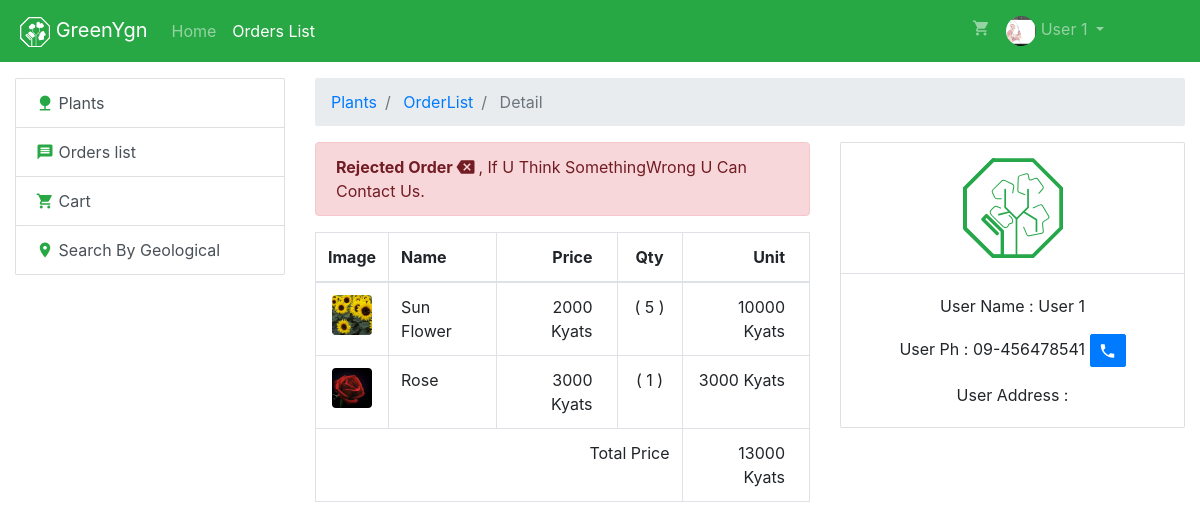
The app's page /users/orderlist/detail.php?id=1 (signed in), older data.
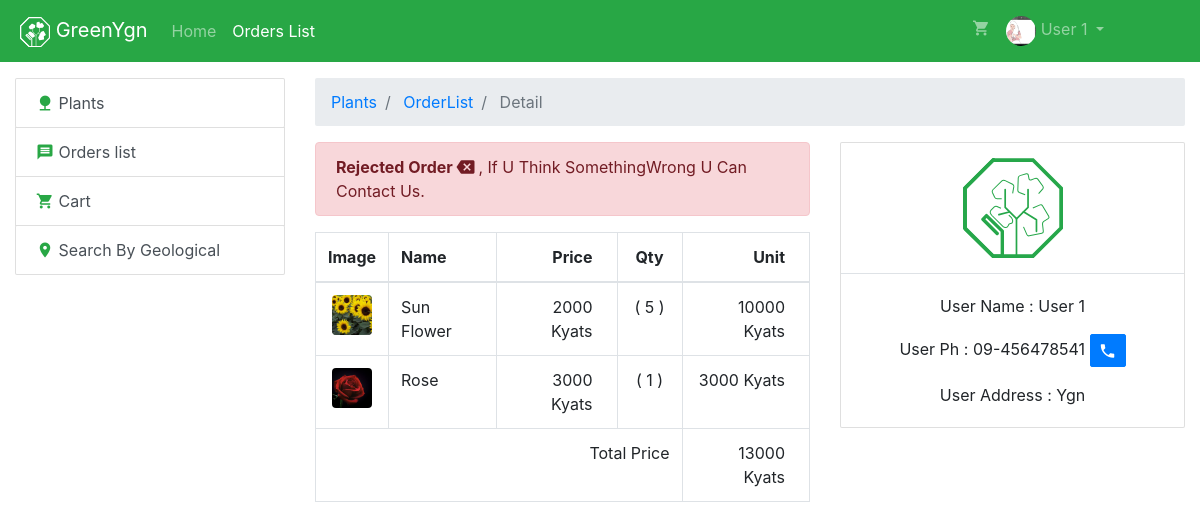
The same page, newer data.
### tables this page shows
CREATE TABLE `order_details` (
  `order_id` int(11) NOT NULL,
  `plant_id` int(11) NOT NULL,
  `image` varchar(150) NOT NULL DEFAULT '/assets/images/logo/greenygn_animate.svg',
  `quantity` int(11) NOT NULL,
  `plant_amount` int(11) NOT NULL,
  `total_amount` double NOT NULL
);

CREATE TABLE `plants` (
  `id` int(11) NOT NULL,
  `image` varchar(120) NOT NULL,
  `name` varchar(120) DEFAULT NULL,
  `price` int(11) NOT NULL,
  `category_id` int(11) NOT NULL,
  `admin_id` int(10) UNSIGNED NOT NULL,
  `deleted_at` datetime DEFAULT NULL,
  `created_at` datetime DEFAULT NULL,
  `modified_at` datetime DEFAULT NULL
);

CREATE TABLE `orders` (
  `id` int(11) NOT NULL,
  `user_id` int(11) UNSIGNED NOT NULL,
  `user_name` varchar(120) NOT NULL,
  `user_phone` varchar(20) NOT NULL,
  `user_address` varchar(255) NOT NULL,
  `status` tinyint(4) NOT NULL,
  `order_date` date NOT NULL,
  `send_date` date DEFAULT NULL,
  `deleted_at` datetime DEFAULT NULL,
  `created_at` datetime DEFAULT NULL,
  `modified_at` datetime DEFAULT NULL
);

### users/orderlist/functions/detail/getdata.php (called while the page is built, shortened)
<?php
    $sql = "SELECT * FROM `orders` WHERE `id` = " . $_GET['id'];
    if($row = mysqli_query($conn, $sql)) {
        $result = mysqli_fetch_assoc($row);
        $sql = "SELECT  `order_details`.*, `plants`.`name` AS `plant_name`  FROM `order_details` ";
        $sql .= " INNER JOIN `plants` ON `order_details`.`plant_id`  = `plants`.`id` ";
        $sql .= " WHERE `order_id` = " . $_GET['id'];
        $order_details = array();
        if($row = mysqli_query($conn, $sql)) {
            while($order_row = mysqli_fetch_assoc($row)) {
                $order_details[] = $order_row;
            }
        }
    } else {
        header("Location: " . "/users/orderlist");
        die("NNN");
    }

### users/orderlist/detail.php (the view, shortened to what this page needs)
<?php
    require __DIR__. "/functions/detail/getdata.php";
    $title = "Orders";
    require __DIR__ . "/../view/begin_header.php";
    require __DIR__ . "/../view/finish_header.php";
    require __DIR__ . "/../view/nav/navbar.php";
?>
    <div class="container-fluid mt-3">
        <div class="row">
            <div class="col-md-3">
                <?php
                    require __DIR__ . "/../view/left_url_list/left_url_list.php";
                ?>
            </div>
            <div class="col-md-9">
                <nav aria-label="breadcrumb">
                    <ol class="breadcrumb">
                        <li class="breadcrumb-item"><a href="/users/"> Plants </a></li>
                        <li class="breadcrumb-item"> <a href="/users/orderlist"> OrderList </a> </li>
                        <li class="breadcrumb-item active"> Detail </li>
                    </ol>
                </nav>
                <div class="contaienr-fluid">
                        <div class="row">
                            <div class="col-md-7">
                                <?php
                                    if($result['status'] == 1):
                                ?>
                                    <div class="alert alert-primary">
                                        <strong>Thank you !  </strong>For you Purchase , For now Pending <i class="material-icons md-18">restore</i> Your Order.
                                        <i class="material-icons"></i>
                                    </div>
                                <?php
                                    else:
                                ?>
                                    <div class="alert alert-danger">
                                            <strong> Rejected Order
                                                            <i class="material-icons md-18">backspace</i>
                                            </strong>, If U Think SomethingWrong U Can Contact Us.
                                    </div>
                                <?php
                                    endif;
                                ?>
                                <div class="table-respoinsive">
                                    <table class="table table-bordered">
                                        <thead>
                                            <tr>
                                            <th scope="col">Image</th>
                                            <th scope="col">Name</th>
                                            <th class="text-right pr-4" scope="col">Price</th>
                                            <th class="text-center Quantity" scope="col">Qty</th>
                                            <th class="text-right pr-4" scope="col">Unit</th>
                                            </tr>
                                        </thead>
                                        <tbody>
                                        <?php
                                            $all_total_amount = 0;
                                            foreach($order_details as $v):
                                                $all_total_amount += $v['total_amount'];
                                        ?>
                                        <tr>
                                            <td>
                                                <div
                                                    class="Plant_Shopping_Cart sm rounded"
                                                    style="background-image:url('<?= $v['image'] ?>')"
                                                >
                                                </div>
                                            </td>
                                            <td><?= $v['plant_name']?></td>
                                            <td class="text-right pr-4" ><?= $v['plant_amount']?> Kyats</td>
                                            <td class="text-center"> ( <?= $v['quantity']?> ) </td>
                                            <td class="text-right pr-4" ><?= $v['total_amount']?> Kyats</td>
                                        </tr>
                                        <?php
                                            endforeach;
                                        ?>
                                            <tr>
                                                <td class="text-right" colspan="4">Total Price</td>
                                                <td class="text-right pr-4"> <?= $all_total_amount ?> Kyats</td>
                                            </tr>
                                        </tbody>
                                    </table>
                                </div>
                            </div>
                            <div class="col-md-5">
                                <div class="card">
                                <div class="border-bottom">
                                    <div class="Card_Svg_Container">
                                        <img class="img-fluid" src="/assets/images/logo/greenygn_animate.svg" alt="">
                                    </div>
                                </div>
                                    <div class="card-body text-center">
                                    <p class="card-text">
                                        User Name : <?= $result['user_name'] ?>
                                    </p>
                                    <p class="card-text">
                                        User Ph :
                                        <?= $result['user_phone'] ?>
                                        <a  class="btn btn-primary btn-sm " href="tel:<?= $result['user_phone'] ?>">
                                        <i class="material-icons md-18"> phone </i>
                                        </a>
                                    </p>
                                    <p class="card-text">
                                        User Address : <?= $result['user_address'] ?>
                                    </p>
                                    </div>
                                </div>
                            </div>
                        </div>
                </div>
            </div>
        </div>
    </div>
<?php
    require __DIR__ . "/../view/finish_footer.php";
?>

### users/view/begin_header.php (shortened to what this page needs)
<!DOCTYPE html>
  <html lang="en">
  <head>
        <link rel="stylesheet" href="/assets/css/bootstrap.min.css">
        <link rel="stylesheet" href="/assets/css/greenygn.css">
        <link rel="stylesheet" href="/assets/css/material-fonts/material-icons.css">

### users/view/finish_header.php
</head>
<body>

### users/view/nav/navbar.php (shortened to what this page needs)
<nav class="navbar navbar-expand-lg navbar-dark bg-success ">
       <a class="navbar-brand ml-md-1" href="/">
           <img src="/assets/images/logo/greenygn.svg" width="30" height="30" alt="">
           GreenYgn
       </a>
   <div class="collapse navbar-collapse" id="navbarSupportedContent">
       <ul class="navbar-nav mr-auto">
           <li class="nav-item  <?= (isset($title) ?  ($title == 'Home')? 'active' : '' : '') ?>">
               <a class="nav-link" href="/users/"> Home </a>
           </li>
           <li class="nav-item  <?= (isset($title) ?  ($title == 'Orders')? 'active' : '' : '') ?> ">
               <a class="nav-link" href="/users/orderlist/"> Orders List</a>
           </li>
       </ul>
        <ul class="navbar-nav mr-4">
            <li class="nav-item  <?= (isset($title) ?  ($title == 'Cart')? 'active' : '' : '') ?> ">
               <a class="nav-link" href="/users/cart/">
                <i class="material-icons md-18">shopping_cart</i>
               </a>
            </li>
            <li class="nav-item  mr-5 <?= (isset($title) ?  ($title == 'Setting')? 'active' : '' : '') ?> dropdown">
                <a class="nav-link dropdown-toggle" href="#" id="navbarDropdownMenuLink" role="button" data-toggle="dropdown" aria-haspopup="true" aria-expanded="false">
                   <img class="rounded-circle" src="<?= $_SESSION['user']['image'] ?>" width="30" height="30" alt=" <?= $_SESSION['user']['name'] ?> ">
                   <?= $_SESSION['user']['name'] ?>
                </a>
            </li>
       </ul>
   </div>
</nav>

### users/view/left_url_list/left_url_list.php (shortened to what this page needs)
<div class="list-group d-none d-md-block mb-3">
    <a href="/users/" class="list-group-item list-group-item-action ">
        <i class="material-icons md-18 text-success">nature</i>
        Plants
    </a>
    <a href="/users/orderlist" class="list-group-item list-group-item-action ">
        <i class="material-icons md-18 text-success">message</i>
        Orders list
    </a>
    <a href="/users/cart/" class="list-group-item list-group-item-action ">
        <i class="material-icons md-18 text-success">shopping_cart</i>
        Cart
    </a>
    <a href="/users/map" class="list-group-item list-group-item-action ">
        <i class="material-icons md-18 text-success">location_on</i>
        Search By Geological
    </a>
</div>

### users/view/finish_footer.php
</body>
</html>

### assets/css/greenygn.css (style rules this page uses)
body { min-height: 100vh; padding-bottom: 50px; position: relative; }
.btn , .form-control, .breadcrumb, .card, .list-group-item:first-child, .list-group-item:last-child, .dropdown-menu { border-radius: 2px; }
.Plant_Shopping_Cart { width: 60px; height: 60px; border-radius: 2px; background-size: cover; background-position: center center; background-repeat: no-repeat; }
.Plant_Shopping_Cart.sm { width: 40px; height: 40px; margin: auto; }
.Quantity { min-width: 65px; }
.Card_Svg_Container { width: 100px; margin: 15px auto; }

Row changes from the older to the newer data that the page shows:
changed orders "User 1": user_address (not shown) → "Ygn"
